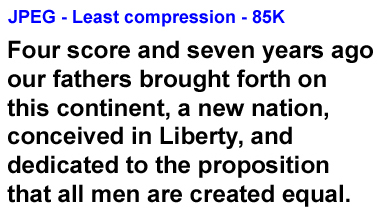
#> input picture app/temp/temp.jpg, 381 x 212 px
$ python -i imge_preprocesing.py   (imports and definitions only)
#> lines starting #> are read from the running program, lines starting #| are printed output that depends on the picture; after the words box and inside, x2 and y2 are one past the last pixel; in counts of white or black regions, pixels touching at a corner belong together
import cv2

def preprocess_image(image_path):
#> called with image_path = '../temp/temp.jpg'
	print(image_path)
	# load the input image and convert it to grayscale
	image = cv2.imread(image_path)
#> image is the input picture: shape (212, 381, 3); mean B, G, R 215.5, 211.3, 211.3

	#convert to grayscale
	gray = cv2.cvtColor(image, cv2.COLOR_BGR2GRAY)
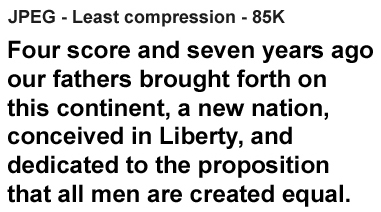
#> gray: shape (212, 381); min 0, max 255, mean 211.7
	# threshold the image using Otsu's thresholding method
	gray = cv2.threshold(gray, 0, 255, cv2.THRESH_BINARY_INV | cv2.THRESH_OTSU)[1]
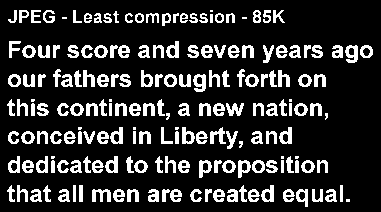
#> gray: shape (212, 381); 18.2% white; 181 white regions (14 under 20 px), largest, box (x1, y1, x2, y2) and area: (345, 45, 358, 63) 155, (193, 74, 206, 92) 155, (92, 189, 111, 202) 155

	# apply median blurring to remove any blurring
	gray = cv2.medianBlur(gray, 3)
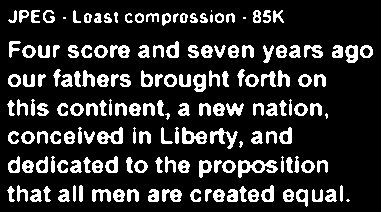
#> gray: shape (212, 381); 18% white; 163 white regions (7 under 20 px), largest, box (x1, y1, x2, y2) and area: (238, 160, 278, 178) 337, (97, 127, 123, 144) 241, (182, 127, 207, 144) 237

	# save the processed image in the /static/uploads directory
	#ofilename = os.path.join(app.config['UPLOAD_FOLDER'], "{}.png".format(os.getpid()))
	cv2.imwrite(image_path, gray)

	return image_path

>>> result = preprocess_image('../temp/temp.jpg')
